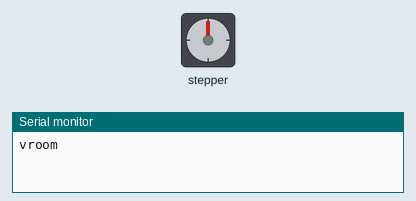
The sketch below on a simulated Arduino Uno, built with avr-gcc and run on an emulated ATmega328P. Parts: stepper motor, the last lines printed to the serial monitor. Stepper angles assume 2048 steps per turn.

Above: at 0.15 s.
At 9.8 s:
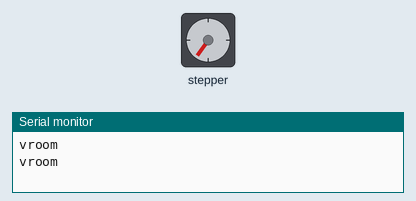
At 19.76 s:
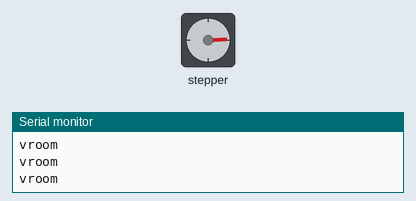
At 39.67 s:
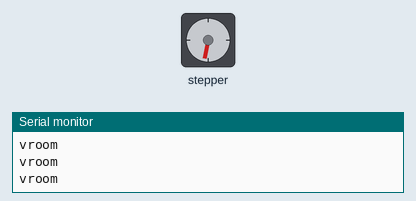
Timing chart, 0 to 40.0 s (numbered marks = the images above):
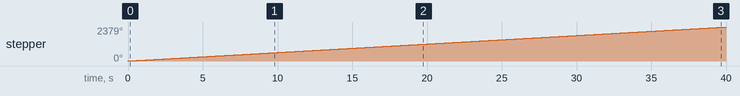

Measured:
- by itself, stepper: keeps turning clockwise at about 59°/s

The sketch:

vroom.ino
```cpp
#include <Stepper.h>// librairie Stepper

const int stepsPerRevolution = 2048;

const int Pin1 = 5;
const int Pin2 = 18;
const int Pin3 = 19;
const int Pin4 = 21;

Stepper myStepper(stepsPerRevolution, Pin1, Pin2, Pin3, Pin4); // instance objet stepper

void setup()
{
   myStepper.setSpeed(10); // speed
   Serial.begin(115200);
}

void loop()
{
//step() => fonction pour rotate le moteur
    // Serial.println("clockwise");
    Serial.println("vroom");
    myStepper.step(stepsPerRevolution);
    // delay(1000);

    // Serial.println("counterclockwise");
    // myStepper.step(-stepsPerRevolution);
    // delay(1000);
}
```
